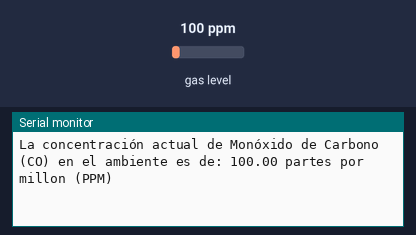
Simulated run of this sketch. Board: ESP32. Shown: the last lines printed to the serial monitor. The inputs (shaded band) are chosen by the test bench; at power-on: gas level 100 ppm.

Above: at 1.3 s.
1.4 s: gas level set to 20 ppm
At 1.9 s:
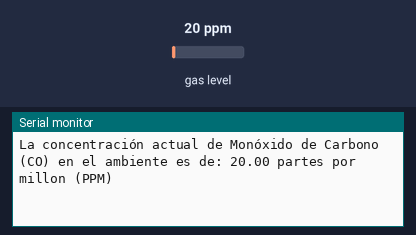
2.9 s: gas level set to 250 ppm
At 3.4 s:
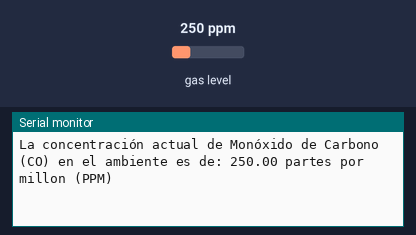
Timing chart, 0 to 5.9 s (numbered marks = the images above; inputs shaded):
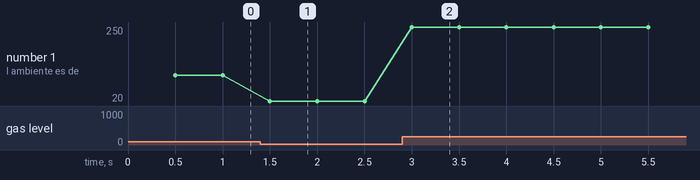

Measured:
- after the input at 1.4 s, the serial monitor: prints a new line after 0.10 s (image 1)
- after the input at 2.9 s, the serial monitor: prints a new line after 0.10 s (image 2)
- plotted number 1: 100 → 20 after the input at 1.4 s, 20 → 250 after the input at 2.9 s

The sketch:

MQ_9.ino
```cpp
#include <MQUnifiedsensor.h>

#define Board "ESP32"
#define Pin 35 //Analog input 4 of your arduino
#define Type "MQ-9" //MQ9
#define Voltage_Resolution 3.3
#define ADC_Bit_Resolution 12 // For arduino UNO/MEGA/NANO
#define RatioMQ9CleanAir 9.6 //RS / R0 = 60 ppm

//Declare Sensor
MQUnifiedsensor MQ9(Board, Voltage_Resolution, ADC_Bit_Resolution, Pin, Type);

// Variables para controlar el tiempo sin usar delay()
unsigned long previousMillis = 0;
const long interval = 500; // intervalo en el cual quieres mostrar la información (5000ms = 5s)

void setup() {
  //Init the serial port communication - to debug the library
  Serial.begin(115200); //Init serial port

  //Set math model to calculate the PPM concentration and the value of constants
  MQ9.setRegressionMethod(1); //_PPM =  a*ratio^b
  MQ9.setA(599.65); MQ9.setB(-2.244); // Configure the equation to to calculate LPG concentration

  MQ9.init();

  Serial.print("Calibrating please wait.");
  float calcR0 = 0;
  for(int i = 1; i<=10; i ++)
  {
    MQ9.update(); // Update data, the arduino will read the voltage from the analog pin
    calcR0 += MQ9.calibrate(RatioMQ9CleanAir);
    Serial.print(".");
  }
  MQ9.setR0(calcR0/10);
  Serial.println("  done!.");

  if(isinf(calcR0)) {Serial.println("Warning: Conection issue, R0 is infinite (Open circuit detected) please check your wiring and supply"); while(1);}
  if(calcR0 == 0){Serial.println("Warning: Conection issue found, R0 is zero (Analog pin shorts to ground) please check your wiring and supply"); while(1);}

  MQ9.serialDebug(true);
}

void loop() {

  MQ9.update(); // Update data, the arduino will read the voltage from the analog pin

  unsigned long currentMillis = millis();
  if(currentMillis - previousMillis >= interval) {
    previousMillis = currentMillis;

    MQ9.readSensor(); // Sensor will read PPM concentration using the model, a and b values set previously or from the setup

    // Imprimir solo el valor de PPM de Monóxido de Carbono
    Serial.print("La concentración actual de Monóxido de Carbono (CO) en el ambiente es de: ");
    Serial.print(MQ9.readSensor());
    Serial.println(" partes por millon (PPM)");
  }
}
```
